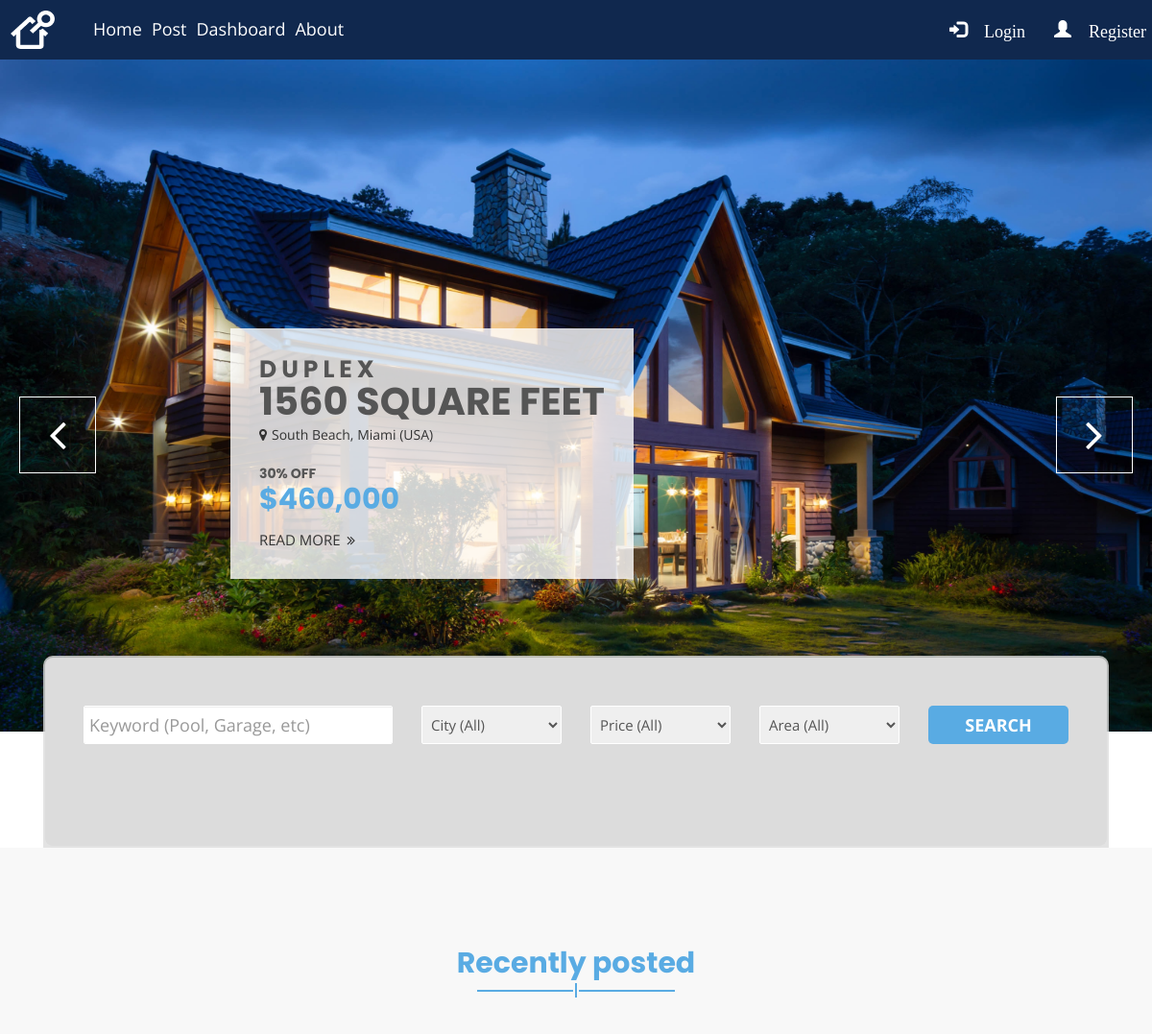
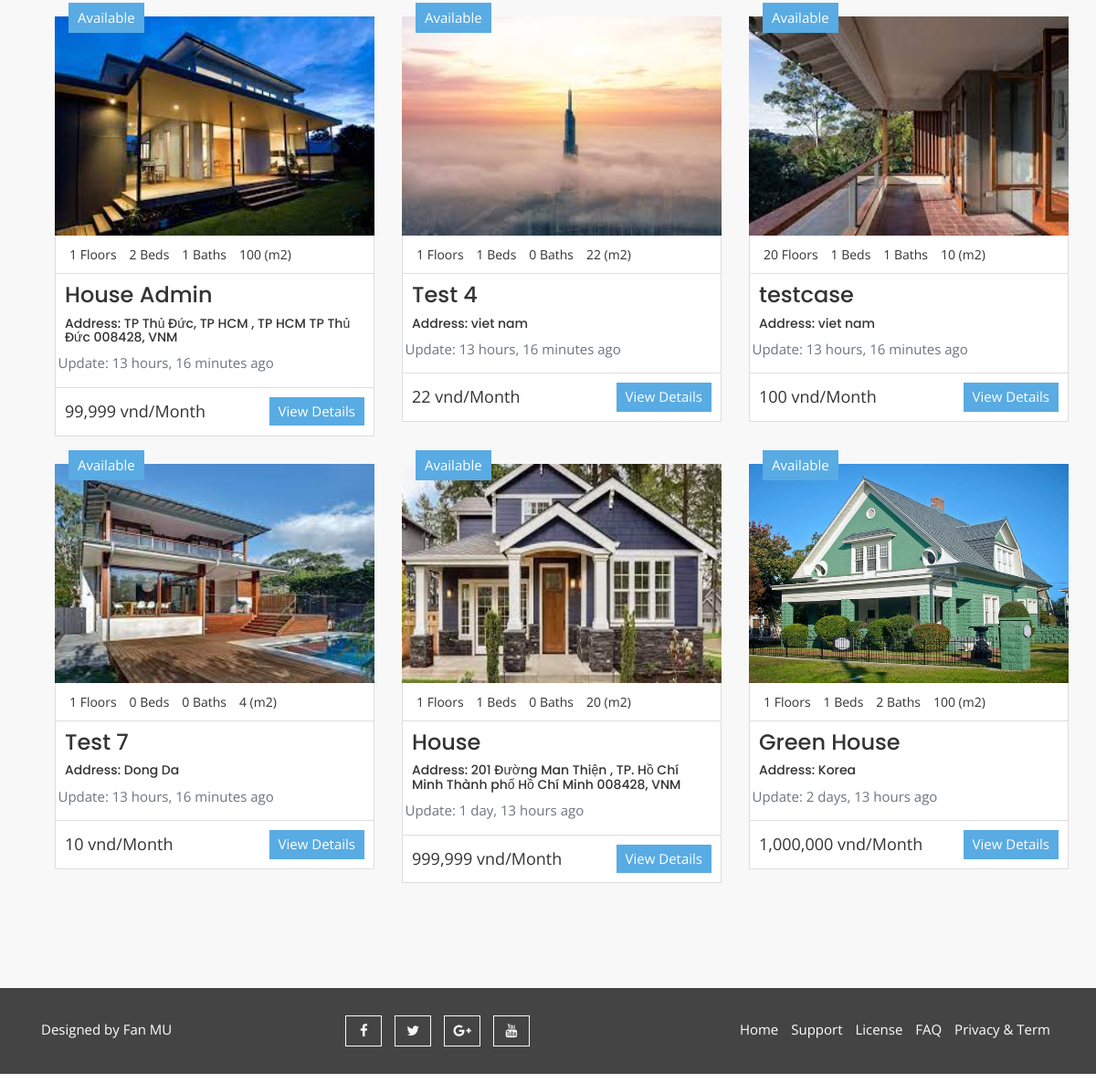
The page / on the database its author committed (2 pictures, top to bottom).
### house/models.py (models this page shows, shortened)
class Listing(models.Model):
    status_choices = (
        ("Available","Available"),
        ("Unvailable", "Unavailable"),
        ("Sale", "For Sale"),
    )
    city_choices = {
        ('TP. Hồ Chí Minh', "TP. Hồ Chí Minh"),
        ('Hà Nội', 'Hà Nội'),
        ('Đà Nẵng', 'Đà Nẵng'),
    }
    status = models.CharField(max_length = 20, choices=status_choices, default="Available")
    lessor = models.ForeignKey(Profile,on_delete = models.CASCADE, blank=True,null=True)
    title = models.CharField(max_length = 120)
    address = models.CharField(max_length = 200)
    city = models.CharField(max_length = 100,choices=city_choices,default='TP. Hồ Chí Minh')
    description = models.TextField(blank=True)
    price = models.IntegerField()
    area = models.IntegerField()
    floor= models.IntegerField(default=1)
    bedrooms = models.IntegerField(default=0)
    kitcheen = models.IntegerField(default=0)
    bathrooms = models.IntegerField(default=0)
    garage = models.BooleanField(default=0)
    AirCondition = models.BooleanField(default=0)
    ComunityCenter = models.BooleanField(default=0)
    SecuritySystem = models.BooleanField(default=0)
    Furniture = models.TextField(default=0)
    list_date = models.DateField(default = datetime.now,blank = True)
    photo_main = models.ImageField(upload_to = 'photos/%Y/%m/%d/')
    photo_1 = models.ImageField(upload_to = 'photos/%Y/%m/%d/',blank =True)
    photo_2 = models.ImageField(upload_to = 'photos/%Y/%m/%d/',blank =True)
    photo_3 = models.ImageField(upload_to = 'photos/%Y/%m/%d/',blank =True)
    photo_4 = models.ImageField(upload_to = 'photos/%Y/%m/%d/',blank =True)
    photo_5 = models.ImageField(upload_to = 'photos/%Y/%m/%d/',blank =True)

### home/views.py (the view)
# urls.py: path('',views.home,name='home'),
def home(request):
    listings = Listing.objects.order_by('-list_date')[:6]
    context =  {
        'listings':listings,
        "city_choices": city_choices,
        "price_choices":price_choices,
        "area_choices":area_choices,
        "bedroom_choices":bedroom_choices,
    }
    return render(request,'home/index.html',context)

### templates/home/index.html (shortened to what this page needs)
{% extends 'base.html' %}
{% load static %}
{% load humanize %}
{% block content %}
  <body class="aa-price-range">
  <section id="aa-slider">
    <div class="aa-slider-area">
      <div class="aa-top-slider">
        <div class="aa-top-slider-single">
          <img src="{% static 'img/main.jpg' %}" alt="img">
          <div class="aa-top-slider-content">
            <span class="aa-top-slider-catg">Duplex</span>
            <h2 class="aa-top-slider-title">1560 Square Feet</h2>
            <p class="aa-top-slider-location"><i class="fa fa-map-marker"></i>South Beach, Miami (USA)</p>
            <span class="aa-top-slider-off">30% OFF</span>
            <p class="aa-top-slider-price">$460,000</p>
            <a href="#" class="aa-top-slider-btn">Read More <span class="fa fa-angle-double-right"></span></a>
          </div>
        </div>
      </div>
    </div>
  </section>
  <section id="aa-advance-search">
    <div class="container">
      <div class="aa-advance-search-area" >
        <form action="{% url 'search' %}" style="background-color:gainsboro;opacity: 1>
         <div class="form">
          <div class="aa-advance-search-top">
            <div class="row">
              <div class="col-md-4">
                <div class="aa-single-advance-search">
                  <input type="text" name="keywords" class="form-control" placeholder="Keyword (Pool, Garage, etc)">
                </div>
              </div>
              <div class="col-md-2">
                <div class="aa-single-advance-search">
                  <select name="City" >
                   <option selected="true" disabled="disabled">City (All)</option>
                  </select>
                </div>
              </div>
                <div class="col-md-2">
                  <div class="aa-single-advance-search">
                    <select name="price" >
                     <option selected="true" disabled="disabled">Price (All)</option>
                    </select>
                  </div>
                </div>
                <div class="col-md-2">
                  <div class="aa-single-advance-search">
                    <select name="area" >
                     <option selected="true" disabled="disabled">Area (All)</option>
                    </select>
                  </div>
                </div>
                <div class="col-md-2">
                  <div class="aa-single-advance-search">
                    <button class="aa-search-btn" type="submit">Search</button>
                  </div>
                </div>
            </div>
          </div>
        </div>
      </div>
  </section>
  <section id="aa-latest-property">
    <div class="container">
      <div class="aa-latest-property-area">
        <div class="aa-title">
          <h2>Recently posted</h2>
          <span></span>
        </div>
        <div id="listings" class="py-4">
          <div class="container">
            <div class="row">
          {% if listings %}
              {% for listing in listings %}
              <div class="col-md-4">
                  <article class="aa-properties-item">
                    <a href="{% url 'listing' listing.pk%}" class="aa-properties-item-img">
                      <img src="{{listing.photo_main.url }}" alt="img" width="370" height="240">
                    </a>
                    <div class="aa-tag for-sale">
                      {{listing.status}}
                    </div>
                    <div class="aa-properties-item-content">
                      <div class="aa-properties-info">
                        <span>{{listing.floor}} Floors</span>
                        <span>{{listing.bedrooms}} Beds</span>
                        <span>{{listing.bathrooms}} Baths</span>
                        <span>{{listing.area}} (m2)</span>
                      </div>
                      <div class="aa-properties-about">
                        <h3><a href="#">{{listing.title}}</a></h3>
                        <h5>Address: {{listing.address}}</h5>
                        <div class="row text-secondary pb-2">
                          <div class="col-12">
                            Update: {{ listing.list_date | timesince }} ago</div>
                        </div>
                      </div>
                      <div class="aa-properties-detial">
                        <span class="aa-price">
                          {{listing.price | intcomma}} vnd/Month
                        </span>
                        <a href="{% url 'listing' listing.pk %}" class="aa-secondary-btn">View Details</a>
                      </div>
                    </div>
                  </article>
                </div>
              {% endfor%}
          {% else %}
                <div class="col-md-12">
                  <p>No listings available.</p>
                </div>
          {% endif %}
            </div>
          </div>
        </div>
      </div>
    </div>
  </section>
</body>
  {% endblock %}

### webapp/static/css/theme-color/default-theme.css (style rules this page uses)
h2 { color: #59abe3; }
.aa-secondary-btn { background-color: #59abe3; }
#aa-slider .aa-slider-area .aa-top-slider .aa-top-slider-price { color: #59abe3; }
#aa-advance-search .aa-advance-search-area .aa-advance-search-top .aa-single-advance-search .aa-search-btn { background-color: #59abe3; }
.aa-title span { background-color: #59abe3; }
.aa-title span:before { background-color: #59abe3; }
.aa-title span:after { background-color: #59abe3; }
.aa-properties-item .for-sale { background-color: #59abe3; }

### rows shown on the page
Listing: photo_main (picture), status "Available", floor "1", bedrooms "2", bathrooms "1", area "100", title "House Admin", address "TP Thủ Đức, TP HCM , TP HCM TP Thủ Đức 008428, VNM", list_date "13 hours, 16 minutes", price "99,999"
Listing: photo_main (picture), status "Available", floor "1", bedrooms "1", bathrooms "0", area "22", title "Test 4", address "viet nam", list_date "13 hours, 16 minutes", price "22"
Listing: photo_main (picture), status "Available", floor "20", bedrooms "1", bathrooms "1", area "10", title "testcase", address "viet nam", list_date "13 hours, 16 minutes", price "100"
Listing: photo_main (picture), status "Available", floor "1", bedrooms "0", bathrooms "0", area "4", title "Test 7", address "Dong Da", list_date "13 hours, 16 minutes", price "10"
Listing: photo_main (picture), status "Available", floor "1", bedrooms "1", bathrooms "0", area "20", title "House", address "201 Đường Man Thiện , TP. Hồ Chí Minh Thành phố Hồ Chí Minh 008428, VNM", list_date "1 day, 13 hours", price "999,999"
Listing: photo_main (picture), status "Available", floor "1", bedrooms "1", bathrooms "2", area "100", title "Green House", address "Korea", list_date "2 days, 13 hours", price "1,000,000"
